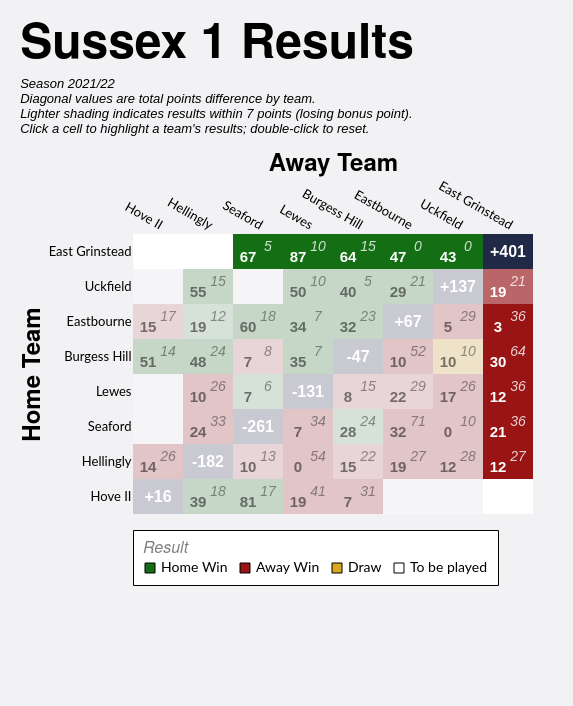

Source (Vega-Lite JSON):
### Vega-Lite specification from a JSON file in a GitHub repository (floating-point values rounded to 4 significant figures)
{"config": {"axis": {"labelFont": "Lato, sans-serif", "titleFont": "PT Sans Narrow, Helvetica Neue, Helvetica, Arial, sans-serif", "labelFontSize": 13, "titleFontSize": 24, "gridColor": "#202947", "gridOpacity": 0.2}, "header": {"labelFont": "PT Sans Narrow, Helvetica Neue, Helvetica, Arial, sans-serif", "titleFont": "PT Sans Narrow, Helvetica Neue, Helvetica, Arial, sans-serif", "labelFontSize": 24, "titleFontSize": 28, "labelFontWeight": "bold", "orient": "left"}, "legend": {"labelFont": "Lato, sans-serif", "titleFont": "PT Sans Narrow, Helvetica Neue, Helvetica, Arial, sans-serif", "labelFontSize": 14, "titleFontSize": 16, "titlePadding": 5, "fillColor": "white", "strokeColor": "black", "padding": 10, "titleFontWeight": "lighter", "titleFontStyle": "italic", "titleColor": "gray", "offset": 10}, "title": {"font": "PT Sans Narrow, Helvetica Neue, Helvetica, Arial, sans-serif", "fontSize": 48, "fontWeight": "bold", "anchor": "start", "align": "center", "titlePadding": 20, "subtitlePadding": 10, "subtitleFontSize": 13, "subtitleColor": "", "subtitleFontStyle": "italic", "offset": 15, "color": "black"}, "axisX": {"labelAngle": 0}, "facet": {"title": null, "header": null, "align": {"row": "each", "column": "each"}}, "resolve": {"scale": {"y": "independent", "facet": "independent"}}, "background": "#f2f1f4", "view": {"stroke": null}}, "layer": [{"data": {"name": "data-8e89745e91d6dfe7bef46df0628b82b9"}, "mark": {"type": "rect"}, "encoding": {"color": {"field": "result", "legend": {"columns": 4, "direction": "horizontal", "labelLimit": 200, "offset": 16, "orient": "bottom", "symbolStrokeColor": "black", "symbolStrokeWidth": 1, "values": ["Home Win", "Away Win", "Draw", "To be played"]}, "scale": {"domain": ["Home Win", "Home Win (LBP)", "Away Win", "Away Win (LBP)", "Draw", "To be played", "N/A"], "range": ["#146f14", "#146f14a0", "#991515", "#991515a0", "goldenrod", "white", "#202946"]}, "title": "Result", "type": "nominal"}, "opacity": {"condition": {"test": "datum.home_team == param_9['home_team'] || datum.away_team == param_9['home_team'] || !isValid(param_9['home_team'])", "value": 1.0}, "value": 0.2}, "tooltip": [{"field": "home_team", "title": "Home", "type": "nominal"}, {"field": "away_team", "title": "Away", "type": "nominal"}, {"field": "home_score_text", "title": "Home Score", "type": "nominal"}, {"field": "away_score_text", "title": "Away Score", "type": "nominal"}, {"field": "result", "title": "Result", "type": "nominal"}, {"field": "date", "format": "%d %b %Y", "title": "Date", "type": "temporal"}], "x": {"axis": {"domain": false, "grid": false, "labelAngle": 30, "orient": "top", "ticks": false}, "field": "away_team", "sort": ["Hove II", "Hellingly", "Seaford", "Lewes", "Burgess Hill", "Eastbourne", "Uckfield", "East Grinstead"], "title": "Away Team", "type": "nominal"}, "y": {"axis": {"domain": false, "grid": false, "ticks": false}, "field": "home_team", "sort": ["East Grinstead", "Uckfield", "Eastbourne", "Burgess Hill", "Lewes", "Seaford", "Hellingly", "Hove II"], "title": "Home Team", "type": "nominal"}}, "name": "view_5"}, {"data": {"name": "data-8e89745e91d6dfe7bef46df0628b82b9"}, "mark": {"type": "text", "fontStyle": "italic", "size": 14, "xOffset": 10, "yOffset": -5}, "encoding": {"color": {"condition": {"test": "datum.home_team == param_9['home_team'] || datum.away_team == param_9['home_team'] || !isValid(param_9['home_team'])", "value": "white"}, "value": "black"}, "opacity": {"condition": {"test": "datum.home_team == param_9['home_team'] || datum.away_team == param_9['home_team'] || !isValid(param_9['home_team'])", "value": 0.8}, "value": 0.4}, "text": {"field": "away_score_text", "type": "nominal"}, "x": {"field": "away_team", "sort": ["Hove II", "Hellingly", "Seaford", "Lewes", "Burgess Hill", "Eastbourne", "Uckfield", "East Grinstead"], "type": "nominal"}, "y": {"field": "home_team", "sort": ["East Grinstead", "Uckfield", "Eastbourne", "Burgess Hill", "Lewes", "Seaford", "Hellingly", "Hove II"], "type": "nominal"}}, "transform": [{"filter": "datum.away_score_text != '' && datum.away_score_text != 'WO'"}]}, {"data": {"name": "data-8e89745e91d6dfe7bef46df0628b82b9"}, "mark": {"type": "text", "size": 12, "xOffset": 10, "yOffset": -5}, "encoding": {"color": {"condition": {"test": "datum.home_team == param_9['home_team'] || datum.away_team == param_9['home_team'] || !isValid(param_9['home_team'])", "value": "white"}, "value": "black"}, "opacity": {"condition": {"test": "datum.home_team == param_9['home_team'] || datum.away_team == param_9['home_team'] || !isValid(param_9['home_team'])", "value": 0.8}, "value": 0.4}, "text": {"field": "away_score_text", "type": "nominal"}, "x": {"field": "away_team", "sort": ["Hove II", "Hellingly", "Seaford", "Lewes", "Burgess Hill", "Eastbourne", "Uckfield", "East Grinstead"], "type": "nominal"}, "y": {"field": "home_team", "sort": ["East Grinstead", "Uckfield", "Eastbourne", "Burgess Hill", "Lewes", "Seaford", "Hellingly", "Hove II"], "type": "nominal"}}, "transform": [{"filter": "datum.away_score_text == 'WO'"}]}, {"data": {"name": "data-8e89745e91d6dfe7bef46df0628b82b9"}, "mark": {"type": "text", "fontWeight": "bold", "size": 15, "xOffset": -10, "yOffset": 5}, "encoding": {"color": {"condition": {"test": "datum.home_team == param_9['home_team'] || datum.away_team == param_9['home_team'] || !isValid(param_9['home_team'])", "value": "white"}, "value": "black"}, "opacity": {"condition": {"test": "datum.home_team == param_9['home_team'] || datum.away_team == param_9['home_team'] || !isValid(param_9['home_team'])", "value": 1.0}, "value": 0.5}, "text": {"field": "home_score_text", "type": "nominal"}, "x": {"field": "away_team", "sort": ["Hove II", "Hellingly", "Seaford", "Lewes", "Burgess Hill", "Eastbourne", "Uckfield", "East Grinstead"], "type": "nominal"}, "y": {"field": "home_team", "sort": ["East Grinstead", "Uckfield", "Eastbourne", "Burgess Hill", "Lewes", "Seaford", "Hellingly", "Hove II"], "type": "nominal"}}, "transform": [{"filter": "datum.home_score_text != '' && datum.home_score_text != 'WO'"}]}, {"data": {"name": "data-8e89745e91d6dfe7bef46df0628b82b9"}, "mark": {"type": "text", "size": 12, "xOffset": -10, "yOffset": 5}, "encoding": {"color": {"condition": {"test": "datum.home_team == param_9['home_team'] || datum.away_team == param_9['home_team'] || !isValid(param_9['home_team'])", "value": "white"}, "value": "black"}, "opacity": {"condition": {"test": "datum.home_team == param_9['home_team'] || datum.away_team == param_9['home_team'] || !isValid(param_9['home_team'])", "value": 1.0}, "value": 0.5}, "text": {"field": "home_score_text", "type": "nominal"}, "x": {"field": "away_team", "sort": ["Hove II", "Hellingly", "Seaford", "Lewes", "Burgess Hill", "Eastbourne", "Uckfield", "East Grinstead"], "type": "nominal"}, "y": {"field": "home_team", "sort": ["East Grinstead", "Uckfield", "Eastbourne", "Burgess Hill", "Lewes", "Seaford", "Hellingly", "Hove II"], "type": "nominal"}}, "transform": [{"filter": "datum.home_score_text == 'WO'"}]}, {"data": {"name": "data-dddbf2c5a322969ad81e067fa036e787"}, "mark": {"type": "text", "color": "white", "fontWeight": "bold", "size": 16}, "encoding": {"text": {"field": "display_text", "type": "nominal"}, "tooltip": [{"field": "home_team", "title": "Team", "type": "nominal"}, {"field": "display_text", "title": "Points Difference", "type": "nominal"}], "x": {"field": "away_team", "sort": ["Hove II", "Hellingly", "Seaford", "Lewes", "Burgess Hill", "Eastbourne", "Uckfield", "East Grinstead"], "type": "nominal"}, "y": {"field": "home_team", "sort": ["East Grinstead", "Uckfield", "Eastbourne", "Burgess Hill", "Lewes", "Seaford", "Hellingly", "Hove II"], "type": "nominal"}}}], "height": {"step": 35}, "padding": {"left": 20, "top": 20, "right": 40, "bottom": 120}, "params": [{"name": "param_9", "select": {"type": "point", "clear": "dblclick", "fields": ["home_team"], "on": "click"}, "value": [{"home_team": "East Grinstead"}], "views": ["view_5"]}], "title": {"text": "Sussex 1 Results", "subtitle": ["Season 2021/22", "Diagonal values are total points difference by team.", "Lighter shading indicates results within 7 points (losing bonus point).", "Click a cell to highlight a team's results; double-click to reset."]}, "width": {"step": 50}, "$schema": "https://vega.github.io/schema/vega-lite/v5.20.1.json", "datasets": {"data-8e89745e91d6dfe7bef46df0628b82b9": [{"home_team": "Burgess Hill", "away_team": "Burgess Hill", "match_id": null, "date": "", "home_score": null, "away_score": null, "home_walkover": null, "away_walkover": null, "result": "N/A", "home_score_text": "", "away_score_text": "", "wo_result": "", "score_text": "", "display_text": "-47", "is_diagonal": true, "result_simple": "N/A"}, {"home_team": "Burgess Hill", "away_team": "East Grinstead", "match_id": "954941", "date": "2022-02-26T00:00:00", "home_score": 30.0, "away_score": 64.0, "home_walkover": false, "away_walkover": false, "result": "Away Win", "home_score_text": "30", "away_score_text": "64", "wo_result": "", "score_text": "30-64", "display_text": "30-64", "is_diagonal": false, "result_simple": "Away Win"}, {"home_team": "Burgess Hill", "away_team": "Eastbourne", "match_id": "909527", "date": "2021-11-13T00:00:00", "home_score": 10.0, "away_score": 52.0, "home_walkover": false, "away_walkover": false, "result": "Away Win", "home_score_text": "10", "away_score_text": "52", "wo_result": "", "score_text": "10-52", "display_text": "10-52", "is_diagonal": false, "result_simple": "Away Win"}, {"home_team": "Burgess Hill", "away_team": "Hellingly", "match_id": "909555", "date": "2022-02-12T00:00:00", "home_score": 48.0, "away_score": 24.0, "home_walkover": false, "away_walkover": false, "result": "Home Win", "home_score_text": "48", "away_score_text": "24", "wo_result": "", "score_text": "48-24", "display_text": "48-24", "is_diagonal": false, "result_simple": "Home Win"}, {"home_team": "Burgess Hill", "away_team": "Hove II", "match_id": "909511", "date": "2021-10-02T00:00:00", "home_score": 51.0, "away_score": 14.0, "home_walkover": false, "away_walkover": false, "result": "Home Win", "home_score_text": "51", "away_score_text": "14", "wo_result": "", "score_text": "51-14", "display_text": "51-14", "is_diagonal": false, "result_simple": "Home Win"}, {"home_team": "Burgess Hill", "away_team": "Lewes", "match_id": "909507", "date": "2021-09-25T00:00:00", "home_score": 35.0, "away_score": 7.0, "home_walkover": false, "away_walkover": false, "result": "Home Win", "home_score_text": "35", "away_score_text": "7", "wo_result": "", "score_text": "35-7", "display_text": "35-7", "is_diagonal": false, "result_simple": "Home Win"}, {"home_team": "Burgess Hill", "away_team": "Seaford", "match_id": "909547", "date": "2022-01-22T00:00:00", "home_score": 7.0, "away_score": 8.0, "home_walkover": false, "away_walkover": false, "result": "Away Win (LBP)", "home_score_text": "7", "away_score_text": "8", "wo_result": "", "score_text": "7-8", "display_text": "7-8", "is_diagonal": false, "result_simple": "Away Win"}, {"home_team": "Burgess Hill", "away_team": "Uckfield", "match_id": "909519", "date": "2021-10-23T00:00:00", "home_score": 10.0, "away_score": 10.0, "home_walkover": false, "away_walkover": false, "result": "Draw", "home_score_text": "10", "away_score_text": "10", "wo_result": "", "score_text": "10-10", "display_text": "10-10", "is_diagonal": false, "result_simple": "Draw"}, {"home_team": "East Grinstead", "away_team": "Burgess Hill", "match_id": "909516", "date": "2021-10-16T00:00:00", "home_score": 64.0, "away_score": 15.0, "home_walkover": false, "away_walkover": false, "result": "Home Win", "home_score_text": "64", "away_score_text": "15", "wo_result": "", "score_text": "64-15", "display_text": "64-15", "is_diagonal": false, "result_simple": "Home Win"}, {"home_team": "East Grinstead", "away_team": "East Grinstead", "match_id": null, "date": "", "home_score": null, "away_score": null, "home_walkover": null, "away_walkover": null, "result": "N/A", "home_score_text": "", "away_score_text": "", "wo_result": "", "score_text": "", "display_text": "+401", "is_diagonal": true, "result_simple": "N/A"}, {"home_team": "East Grinstead", "away_team": "Eastbourne", "match_id": "909509", "date": "2021-09-25T00:00:00", "home_score": 47.0, "away_score": 0.0, "home_walkover": false, "away_walkover": false, "result": "Home Win", "home_score_text": "47", "away_score_text": "0", "wo_result": "", "score_text": "47-0", "display_text": "47-0", "is_diagonal": false, "result_simple": "Home Win"}, {"home_team": "East Grinstead", "away_team": "Hellingly", "match_id": null, "date": "", "home_score": null, "away_score": null, "home_walkover": null, "away_walkover": null, "result": "To be played", "home_score_text": "", "away_score_text": "", "wo_result": "", "score_text": "", "display_text": "", "is_diagonal": false, "result_simple": "To be played"}, {"home_team": "East Grinstead", "away_team": "Hove II", "match_id": null, "date": "", "home_score": null, "away_score": null, "home_walkover": null, "away_walkover": null, "result": "To be played", "home_score_text": "", "away_score_text": "", "wo_result": "", "score_text": "", "display_text": "", "is_diagonal": false, "result_simple": "To be played"}, {"home_team": "East Grinstead", "away_team": "Lewes", "match_id": "909523", "date": "2021-10-30T00:00:00", "home_score": 87.0, "away_score": 10.0, "home_walkover": false, "away_walkover": false, "result": "Home Win", "home_score_text": "87", "away_score_text": "10", "wo_result": "", "score_text": "87-10", "display_text": "87-10", "is_diagonal": false, "result_simple": "Home Win"}, {"home_team": "East Grinstead", "away_team": "Seaford", "match_id": "909557", "date": "2022-02-12T00:00:00", "home_score": 67.0, "away_score": 5.0, "home_walkover": false, "away_walkover": false, "result": "Home Win", "home_score_text": "67", "away_score_text": "5", "wo_result": "", "score_text": "67-5", "display_text": "67-5", "is_diagonal": false, "result_simple": "Home Win"}, {"home_team": "East Grinstead", "away_team": "Uckfield", "match_id": "909529", "date": "2021-11-13T00:00:00", "home_score": 43.0, "away_score": 0.0, "home_walkover": false, "away_walkover": false, "result": "Home Win", "home_score_text": "43", "away_score_text": "0", "wo_result": "", "score_text": "43-0", "display_text": "43-0", "is_diagonal": false, "result_simple": "Home Win"}, {"home_team": "Eastbourne", "away_team": "Burgess Hill", "match_id": "909553", "date": "2022-01-29T00:00:00", "home_score": 32.0, "away_score": 23.0, "home_walkover": false, "away_walkover": false, "result": "Home Win", "home_score_text": "32", "away_score_text": "23", "wo_result": "", "score_text": "32-23", "display_text": "32-23", "is_diagonal": false, "result_simple": "Home Win"}, {"home_team": "Eastbourne", "away_team": "East Grinstead", "match_id": "909560", "date": "2022-02-19T00:00:00", "home_score": 3.0, "away_score": 36.0, "home_walkover": false, "away_walkover": false, "result": "Away Win", "home_score_text": "3", "away_score_text": "36", "wo_result": "", "score_text": "3-36", "display_text": "3-36", "is_diagonal": false, "result_simple": "Away Win"}, {"home_team": "Eastbourne", "away_team": "Eastbourne", "match_id": null, "date": "", "home_score": null, "away_score": null, "home_walkover": null, "away_walkover": null, "result": "N/A", "home_score_text": "", "away_score_text": "", "wo_result": "", "score_text": "", "display_text": "+67", "is_diagonal": true, "result_simple": "N/A"}, {"home_team": "Eastbourne", "away_team": "Hellingly", "match_id": "909526", "date": "2021-10-30T00:00:00", "home_score": 19.0, "away_score": 12.0, "home_walkover": false, "away_walkover": false, "result": "Home Win (LBP)", "home_score_text": "19", "away_score_text": "12", "wo_result": "", "score_text": "19-12", "display_text": "19-12", "is_diagonal": false, "result_simple": "Home Win"}, {"home_team": "Eastbourne", "away_team": "Hove II", "match_id": "909533", "date": "2021-11-27T00:00:00", "home_score": 15.0, "away_score": 17.0, "home_walkover": false, "away_walkover": false, "result": "Away Win (LBP)", "home_score_text": "15", "away_score_text": "17", "wo_result": "", "score_text": "15-17", "display_text": "15-17", "is_diagonal": false, "result_simple": "Away Win"}, {"home_team": "Eastbourne", "away_team": "Lewes", "match_id": "909546", "date": "2022-01-15T00:00:00", "home_score": 34.0, "away_score": 7.0, "home_walkover": false, "away_walkover": false, "result": "Home Win", "home_score_text": "34", "away_score_text": "7", "wo_result": "", "score_text": "34-7", "display_text": "34-7", "is_diagonal": false, "result_simple": "Home Win"}, {"home_team": "Eastbourne", "away_team": "Seaford", "match_id": "954943", "date": "2022-02-05T00:00:00", "home_score": 60.0, "away_score": 18.0, "home_walkover": false, "away_walkover": false, "result": "Home Win", "home_score_text": "60", "away_score_text": "18", "wo_result": "", "score_text": "60-18", "display_text": "60-18", "is_diagonal": false, "result_simple": "Home Win"}, {"home_team": "Eastbourne", "away_team": "Uckfield", "match_id": "909512", "date": "2021-10-02T00:00:00", "home_score": 5.0, "away_score": 29.0, "home_walkover": false, "away_walkover": false, "result": "Away Win", "home_score_text": "5", "away_score_text": "29", "wo_result": "", "score_text": "5-29", "display_text": "5-29", "is_diagonal": false, "result_simple": "Away Win"}, {"home_team": "Hellingly", "away_team": "Burgess Hill", "match_id": "953129", "date": "2022-02-05T00:00:00", "home_score": 15.0, "away_score": 22.0, "home_walkover": false, "away_walkover": false, "result": "Away Win (LBP)", "home_score_text": "15", "away_score_text": "22", "wo_result": "", "score_text": "15-22", "display_text": "15-22", "is_diagonal": false, "result_simple": "Away Win"}, {"home_team": "Hellingly", "away_team": "East Grinstead", "match_id": "909513", "date": "2021-10-02T00:00:00", "home_score": 12.0, "away_score": 27.0, "home_walkover": false, "away_walkover": false, "result": "Away Win", "home_score_text": "12", "away_score_text": "27", "wo_result": "", "score_text": "12-27", "display_text": "12-27", "is_diagonal": false, "result_simple": "Away Win"}, {"home_team": "Hellingly", "away_team": "Eastbourne", "match_id": "909549", "date": "2022-01-22T00:00:00", "home_score": 19.0, "away_score": 27.0, "home_walkover": false, "away_walkover": false, "result": "Away Win", "home_score_text": "19", "away_score_text": "27", "wo_result": "", "score_text": "19-27", "display_text": "19-27", "is_diagonal": false, "result_simple": "Away Win"}, {"home_team": "Hellingly", "away_team": "Hellingly", "match_id": null, "date": "", "home_score": null, "away_score": null, "home_walkover": null, "away_walkover": null, "result": "N/A", "home_score_text": "", "away_score_text": "", "wo_result": "", "score_text": "", "display_text": "-182", "is_diagonal": true, "result_simple": "N/A"}, {"home_team": "Hellingly", "away_team": "Hove II", "match_id": "909561", "date": "2022-02-19T00:00:00", "home_score": 14.0, "away_score": 26.0, "home_walkover": false, "away_walkover": false, "result": "Away Win", "home_score_text": "14", "away_score_text": "26", "wo_result": "", "score_text": "14-26", "display_text": "14-26", "is_diagonal": false, "result_simple": "Away Win"}, {"home_team": "Hellingly", "away_team": "Lewes", "match_id": "909554", "date": "2022-01-29T00:00:00", "home_score": 0.0, "away_score": 54.0, "home_walkover": false, "away_walkover": false, "result": "Away Win", "home_score_text": "0", "away_score_text": "54", "wo_result": "", "score_text": "0-54", "display_text": "0-54", "is_diagonal": false, "result_simple": "Away Win"}, {"home_team": "Hellingly", "away_team": "Seaford", "match_id": "909521", "date": "2021-10-23T00:00:00", "home_score": 10.0, "away_score": 13.0, "home_walkover": false, "away_walkover": false, "result": "Away Win (LBP)", "home_score_text": "10", "away_score_text": "13", "wo_result": "", "score_text": "10-13", "display_text": "10-13", "is_diagonal": false, "result_simple": "Away Win"}, {"home_team": "Hellingly", "away_team": "Uckfield", "match_id": "954942", "date": "2022-01-08T00:00:00", "home_score": 12.0, "away_score": 28.0, "home_walkover": false, "away_walkover": false, "result": "Away Win", "home_score_text": "12", "away_score_text": "28", "wo_result": "", "score_text": "12-28", "display_text": "12-28", "is_diagonal": false, "result_simple": "Away Win"}, {"home_team": "Hove II", "away_team": "Burgess Hill", "match_id": "909535", "date": "2021-12-04T00:00:00", "home_score": 7.0, "away_score": 31.0, "home_walkover": false, "away_walkover": false, "result": "Away Win", "home_score_text": "7", "away_score_text": "31", "wo_result": "", "score_text": "7-31", "display_text": "7-31", "is_diagonal": false, "result_simple": "Away Win"}, {"home_team": "Hove II", "away_team": "East Grinstead", "match_id": null, "date": "", "home_score": null, "away_score": null, "home_walkover": null, "away_walkover": null, "result": "To be played", "home_score_text": "", "away_score_text": "", "wo_result": "", "score_text": "", "display_text": "", "is_diagonal": false, "result_simple": "To be played"}, {"home_team": "Hove II", "away_team": "Eastbourne", "match_id": null, "date": "", "home_score": null, "away_score": null, "home_walkover": null, "away_walkover": null, "result": "To be played", "home_score_text": "", "away_score_text": "", "wo_result": "", "score_text": "", "display_text": "", "is_diagonal": false, "result_simple": "To be played"}, {"home_team": "Hove II", "away_team": "Hellingly", "match_id": "909508", "date": "2021-09-25T00:00:00", "home_score": 39.0, "away_score": 18.0, "home_walkover": false, "away_walkover": false, "result": "Home Win", "home_score_text": "39", "away_score_text": "18", "wo_result": "", "score_text": "39-18", "display_text": "39-18", "is_diagonal": false, "result_simple": "Home Win"}, {"home_team": "Hove II", "away_team": "Hove II", "match_id": null, "date": "", "home_score": null, "away_score": null, "home_walkover": null, "away_walkover": null, "result": "N/A", "home_score_text": "", "away_score_text": "", "wo_result": "", "score_text": "", "display_text": "+16", "is_diagonal": true, "result_simple": "N/A"}, {"home_team": "Hove II", "away_team": "Lewes", "match_id": "909515", "date": "2021-10-16T00:00:00", "home_score": 19.0, "away_score": 41.0, "home_walkover": false, "away_walkover": false, "result": "Away Win", "home_score_text": "19", "away_score_text": "41", "wo_result": "", "score_text": "19-41", "display_text": "19-41", "is_diagonal": false, "result_simple": "Away Win"}, {"home_team": "Hove II", "away_team": "Seaford", "match_id": "909528", "date": "2021-11-13T00:00:00", "home_score": 81.0, "away_score": 17.0, "home_walkover": false, "away_walkover": false, "result": "Home Win", "home_score_text": "81", "away_score_text": "17", "wo_result": "", "score_text": "81-17", "display_text": "81-17", "is_diagonal": false, "result_simple": "Home Win"}, {"home_team": "Hove II", "away_team": "Uckfield", "match_id": null, "date": "", "home_score": null, "away_score": null, "home_walkover": null, "away_walkover": null, "result": "To be played", "home_score_text": "", "away_score_text": "", "wo_result": "", "score_text": "", "display_text": "", "is_diagonal": false, "result_simple": "To be played"}, {"home_team": "Lewes", "away_team": "Burgess Hill", "match_id": "909562", "date": "2022-02-19T00:00:00", "home_score": 8.0, "away_score": 15.0, "home_walkover": false, "away_walkover": false, "result": "Away Win (LBP)", "home_score_text": "8", "away_score_text": "15", "wo_result": "", "score_text": "8-15", "display_text": "8-15", "is_diagonal": false, "result_simple": "Away Win"}, {"home_team": "Lewes", "away_team": "East Grinstead", "match_id": "909550", "date": "2022-01-22T00:00:00", "home_score": 12.0, "away_score": 36.0, "home_walkover": false, "away_walkover": false, "result": "Away Win", "home_score_text": "12", "away_score_text": "36", "wo_result": "", "score_text": "12-36", "display_text": "12-36", "is_diagonal": false, "result_simple": "Away Win"}, {"home_team": "Lewes", "away_team": "Eastbourne", "match_id": "909522", "date": "2021-10-23T00:00:00", "home_score": 22.0, "away_score": 29.0, "home_walkover": false, "away_walkover": false, "result": "Away Win (LBP)", "home_score_text": "22", "away_score_text": "29", "wo_result": "", "score_text": "22-29", "display_text": "22-29", "is_diagonal": false, "result_simple": "Away Win"}, {"home_team": "Lewes", "away_team": "Hellingly", "match_id": "909530", "date": "2021-11-13T00:00:00", "home_score": 10.0, "away_score": 26.0, "home_walkover": false, "away_walkover": false, "result": "Away Win", "home_score_text": "10", "away_score_text": "26", "wo_result": "", "score_text": "10-26", "display_text": "10-26", "is_diagonal": false, "result_simple": "Away Win"}, {"home_team": "Lewes", "away_team": "Hove II", "match_id": null, "date": "", "home_score": null, "away_score": null, "home_walkover": null, "away_walkover": null, "result": "To be played", "home_score_text": "", "away_score_text": "", "wo_result": "", "score_text": "", "display_text": "", "is_diagonal": false, "result_simple": "To be played"}, {"home_team": "Lewes", "away_team": "Lewes", "match_id": null, "date": "", "home_score": null, "away_score": null, "home_walkover": null, "away_walkover": null, "result": "N/A", "home_score_text": "", "away_score_text": "", "wo_result": "", "score_text": "", "display_text": "-131", "is_diagonal": true, "result_simple": "N/A"}, {"home_team": "Lewes", "away_team": "Seaford", "match_id": "909514", "date": "2021-10-02T00:00:00", "home_score": 7.0, "away_score": 6.0, "home_walkover": false, "away_walkover": false, "result": "Home Win (LBP)", "home_score_text": "7", "away_score_text": "6", "wo_result": "", "score_text": "7-6", "display_text": "7-6", "is_diagonal": false, "result_simple": "Home Win"}, {"home_team": "Lewes", "away_team": "Uckfield", "match_id": "909558", "date": "2022-02-12T00:00:00", "home_score": 17.0, "away_score": 26.0, "home_walkover": false, "away_walkover": false, "result": "Away Win", "home_score_text": "17", "away_score_text": "26", "wo_result": "", "score_text": "17-26", "display_text": "17-26", "is_diagonal": false, "result_simple": "Away Win"}, {"home_team": "Seaford", "away_team": "Burgess Hill", "match_id": "931679", "date": "2021-09-18T00:00:00", "home_score": 28.0, "away_score": 24.0, "home_walkover": false, "away_walkover": false, "result": "Home Win (LBP)", "home_score_text": "28", "away_score_text": "24", "wo_result": "", "score_text": "28-24", "display_text": "28-24", "is_diagonal": false, "result_simple": "Home Win"}, {"home_team": "Seaford", "away_team": "East Grinstead", "match_id": "909532", "date": "2021-11-27T00:00:00", "home_score": 21.0, "away_score": 36.0, "home_walkover": false, "away_walkover": false, "result": "Away Win", "home_score_text": "21", "away_score_text": "36", "wo_result": "", "score_text": "21-36", "display_text": "21-36", "is_diagonal": false, "result_simple": "Away Win"}, {"home_team": "Seaford", "away_team": "Eastbourne", "match_id": "909518", "date": "2021-10-16T00:00:00", "home_score": 32.0, "away_score": 71.0, "home_walkover": false, "away_walkover": false, "result": "Away Win", "home_score_text": "32", "away_score_text": "71", "wo_result": "", "score_text": "32-71", "display_text": "32-71", "is_diagonal": false, "result_simple": "Away Win"}, {"home_team": "Seaford", "away_team": "Hellingly", "match_id": "909545", "date": "2022-01-15T00:00:00", "home_score": 24.0, "away_score": 33.0, "home_walkover": false, "away_walkover": false, "result": "Away Win", "home_score_text": "24", "away_score_text": "33", "wo_result": "", "score_text": "24-33", "display_text": "24-33", "is_diagonal": false, "result_simple": "Away Win"}, {"home_team": "Seaford", "away_team": "Hove II", "match_id": null, "date": "", "home_score": null, "away_score": null, "home_walkover": null, "away_walkover": null, "result": "To be played", "home_score_text": "", "away_score_text": "", "wo_result": "", "score_text": "", "display_text": "", "is_diagonal": false, "result_simple": "To be played"}, {"home_team": "Seaford", "away_team": "Lewes", "match_id": "909538", "date": "2021-12-04T00:00:00", "home_score": 7.0, "away_score": 34.0, "home_walkover": false, "away_walkover": false, "result": "Away Win", "home_score_text": "7", "away_score_text": "34", "wo_result": "", "score_text": "7-34", "display_text": "7-34", "is_diagonal": false, "result_simple": "Away Win"}, {"home_team": "Seaford", "away_team": "Seaford", "match_id": null, "date": "", "home_score": null, "away_score": null, "home_walkover": null, "away_walkover": null, "result": "N/A", "home_score_text": "", "away_score_text": "", "wo_result": "", "score_text": "", "display_text": "-261", "is_diagonal": true, "result_simple": "N/A"}, {"home_team": "Seaford", "away_team": "Uckfield", "match_id": "909559", "date": "2022-02-19T00:00:00", "home_score": 0.0, "away_score": 10.0, "home_walkover": false, "away_walkover": false, "result": "Away Win", "home_score_text": "0", "away_score_text": "10", "wo_result": "", "score_text": "0-10", "display_text": "0-10", "is_diagonal": false, "result_simple": "Away Win"}, {"home_team": "Uckfield", "away_team": "Burgess Hill", "match_id": "909544", "date": "2022-01-15T00:00:00", "home_score": 40.0, "away_score": 5.0, "home_walkover": false, "away_walkover": false, "result": "Home Win", "home_score_text": "40", "away_score_text": "5", "wo_result": "", "score_text": "40-5", "display_text": "40-5", "is_diagonal": false, "result_simple": "Home Win"}, {"home_team": "Uckfield", "away_team": "East Grinstead", "match_id": "909551", "date": "2022-01-29T00:00:00", "home_score": 19.0, "away_score": 21.0, "home_walkover": false, "away_walkover": false, "result": "Away Win (LBP)", "home_score_text": "19", "away_score_text": "21", "wo_result": "", "score_text": "19-21", "display_text": "19-21", "is_diagonal": false, "result_simple": "Away Win"}, {"home_team": "Uckfield", "away_team": "Eastbourne", "match_id": "909537", "date": "2021-12-04T00:00:00", "home_score": 29.0, "away_score": 21.0, "home_walkover": false, "away_walkover": false, "result": "Home Win", "home_score_text": "29", "away_score_text": "21", "wo_result": "", "score_text": "29-21", "display_text": "29-21", "is_diagonal": false, "result_simple": "Home Win"}, {"home_team": "Uckfield", "away_team": "Hellingly", "match_id": "909517", "date": "2021-10-16T00:00:00", "home_score": 55.0, "away_score": 15.0, "home_walkover": false, "away_walkover": false, "result": "Home Win", "home_score_text": "55", "away_score_text": "15", "wo_result": "", "score_text": "55-15", "display_text": "55-15", "is_diagonal": false, "result_simple": "Home Win"}, {"home_team": "Uckfield", "away_team": "Hove II", "match_id": null, "date": "", "home_score": null, "away_score": null, "home_walkover": null, "away_walkover": null, "result": "To be played", "home_score_text": "", "away_score_text": "", "wo_result": "", "score_text": "", "display_text": "", "is_diagonal": false, "result_simple": "To be played"}, {"home_team": "Uckfield", "away_team": "Lewes", "match_id": "909531", "date": "2021-11-27T00:00:00", "home_score": 50.0, "away_score": 10.0, "home_walkover": false, "away_walkover": false, "result": "Home Win", "home_score_text": "50", "away_score_text": "10", "wo_result": "", "score_text": "50-10", "display_text": "50-10", "is_diagonal": false, "result_simple": "Home Win"}, {"home_team": "Uckfield", "away_team": "Seaford", "match_id": null, "date": "", "home_score": null, "away_score": null, "home_walkover": null, "away_walkover": null, "result": "To be played", "home_score_text": "", "away_score_text": "", "wo_result": "", "score_text": "", "display_text": "", "is_diagonal": false, "result_simple": "To be played"}, {"home_team": "Uckfield", "away_team": "Uckfield", "match_id": null, "date": "", "home_score": null, "away_score": null, "home_walkover": null, "away_walkover": null, "result": "N/A", "home_score_text": "", "away_score_text": "", "wo_result": "", "score_text": "", "display_text": "+137", "is_diagonal": true, "result_simple": "N/A"}], "data-dddbf2c5a322969ad81e067fa036e787": [{"home_team": "Burgess Hill", "away_team": "Burgess Hill", "match_id": null, "date": "", "home_score": null, "away_score": null, "home_walkover": null, "away_walkover": null, "result": "N/A", "home_score_text": "", "away_score_text": "", "wo_result": "", "score_text": "", "display_text": "-47", "is_diagonal": true, "result_simple": "N/A"}, {"home_team": "East Grinstead", "away_team": "East Grinstead", "match_id": null, "date": "", "home_score": null, "away_score": null, "home_walkover": null, "away_walkover": null, "result": "N/A", "home_score_text": "", "away_score_text": "", "wo_result": "", "score_text": "", "display_text": "+401", "is_diagonal": true, "result_simple": "N/A"}, {"home_team": "Eastbourne", "away_team": "Eastbourne", "match_id": null, "date": "", "home_score": null, "away_score": null, "home_walkover": null, "away_walkover": null, "result": "N/A", "home_score_text": "", "away_score_text": "", "wo_result": "", "score_text": "", "display_text": "+67", "is_diagonal": true, "result_simple": "N/A"}, {"home_team": "Hellingly", "away_team": "Hellingly", "match_id": null, "date": "", "home_score": null, "away_score": null, "home_walkover": null, "away_walkover": null, "result": "N/A", "home_score_text": "", "away_score_text": "", "wo_result": "", "score_text": "", "display_text": "-182", "is_diagonal": true, "result_simple": "N/A"}, {"home_team": "Hove II", "away_team": "Hove II", "match_id": null, "date": "", "home_score": null, "away_score": null, "home_walkover": null, "away_walkover": null, "result": "N/A", "home_score_text": "", "away_score_text": "", "wo_result": "", "score_text": "", "display_text": "+16", "is_diagonal": true, "result_simple": "N/A"}, {"home_team": "Lewes", "away_team": "Lewes", "match_id": null, "date": "", "home_score": null, "away_score": null, "home_walkover": null, "away_walkover": null, "result": "N/A", "home_score_text": "", "away_score_text": "", "wo_result": "", "score_text": "", "display_text": "-131", "is_diagonal": true, "result_simple": "N/A"}, {"home_team": "Seaford", "away_team": "Seaford", "match_id": null, "date": "", "home_score": null, "away_score": null, "home_walkover": null, "away_walkover": null, "result": "N/A", "home_score_text": "", "away_score_text": "", "wo_result": "", "score_text": "", "display_text": "-261", "is_diagonal": true, "result_simple": "N/A"}, {"home_team": "Uckfield", "away_team": "Uckfield", "match_id": null, "date": "", "home_score": null, "away_score": null, "home_walkover": null, "away_walkover": null, "result": "N/A", "home_score_text": "", "away_score_text": "", "wo_result": "", "score_text": "", "display_text": "+137", "is_diagonal": true, "result_simple": "N/A"}]}}
